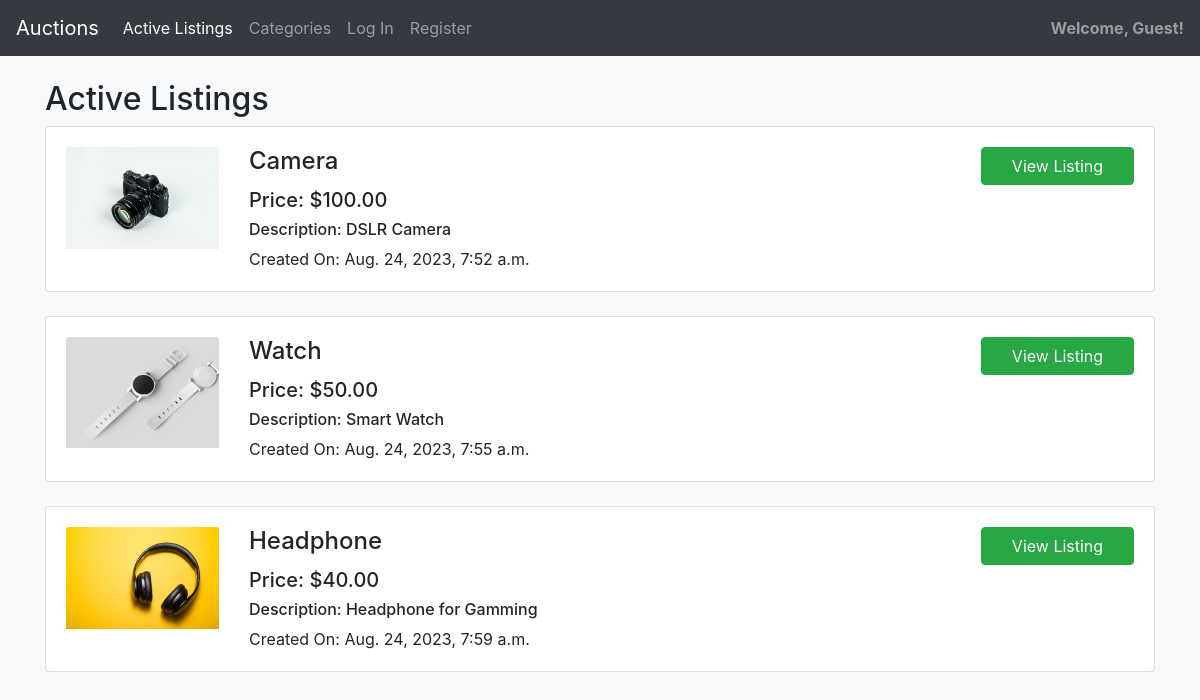
The page / on the database its author committed.
### auctions/models.py (models this page shows)
class Listing(models.Model):
    title = models.CharField(max_length=64)
    description = models.TextField()
    starting_bid = models.DecimalField(max_digits=10, decimal_places=2)
    image_url = models.ImageField(null=True, blank=True, upload_to="images/")
    category = models.ForeignKey('Category', on_delete=models.CASCADE, related_name="listings")
    is_active = models.BooleanField(default=True)
    created_by = models.ForeignKey(User, on_delete=models.CASCADE, related_name="listings")
    created_on = models.DateTimeField(auto_now_add=True)

### auctions/views.py (the view)
# urls.py: path("", views.index, name="index"),
def index(request):
    listings = Listing.objects.all()
    user = request.user
    watchlist_count = 0  # Default value for unauthenticated users
    if user.is_authenticated:
        watchlist_count = Watchlist.objects.filter(watcher=user).count()
    context = {
        "listings": listings,
        "watchlist_count": watchlist_count,
    }
    return render(request, "auctions/index.html", context)

### auctions/templates/auctions/index.html (shortened to what this page needs)
{% extends "auctions/layout.html" %}
{% block body %}
<h2>Active Listings</h2>
{% for listing in listings %}
<div class="card">
    <div class="card-body">
        <div class="row">
            <div class="col-md-2">
                {% if listing.image_url %}
                <img src="{{ listing.image_url.url }}" class="card-img-top" alt="listing image" width="100px">
                {% else %}
                <img src="#" class="card-img-top" alt="No image available" width="100px">
                {% endif %}
            </div>
            <div class="col-md-8">
                <h4 class="card-title">{{ listing.title }}</h4>
                <h5 class="card-text">Price: ${{ listing.starting_bid }}</h5>
                <h6 class="card-text">Description: {{ listing.description }}</h6>
                <p class="card-text">Created On: {{ listing.created_on }}</p>
            </div>
            <div class="col-md-2">
                <a href="{% url 'listing' listing.id %}" class="btn btn-success btn-c">View Listing</a>
            </div>
        </div>
    </div>
</div>
<br>
{% endfor %}
{% endblock %}

### auctions/static/auctions/styles.css (style rules this page uses)
body { background-color: #f8f9fa; }
.btn-c { display: block !important; margin-bottom: 10px !important; width: 100% !important; }

### rows shown on the page
Listing: image_url (picture), title "Camera", starting_bid "100.00", description "DSLR Camera", created_on "Aug. 24, 2023, 7:52 a.m."
Listing: image_url (picture), title "Watch", starting_bid "50.00", description "Smart Watch", created_on "Aug. 24, 2023, 7:55 a.m."
Listing: image_url (picture), title "Headphone", starting_bid "40.00", description "Headphone for Gamming", created_on "Aug. 24, 2023, 7:59 a.m."
